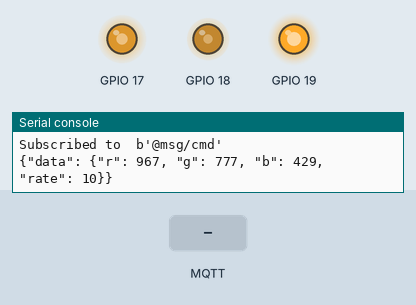
Bench run of a program on a simulated ESP32 board running MicroPython. On the bench: output pins drawn as LEDs (lit = HIGH), the last lines printed to the serial console. The inputs (shaded band) are chosen by the test bench. WiFi joins after 1.5 s; random numbers come from a fixed seed; no MQTT or app messages arrive unless stated.

Above: at 2.8 s.
2.9 s: MQTT message "@msg/cmd" arrives on the first subscribed topic
At 3.1 s:
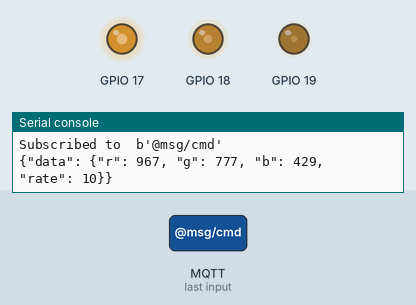
6.4 s: MQTT message "=" arrives on the first subscribed topic
At 6.6 s:
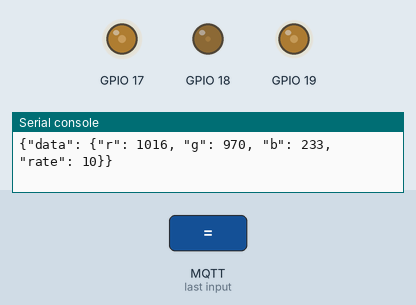
9.9 s: MQTT message "rate" arrives on the first subscribed topic
At 10.1 s:
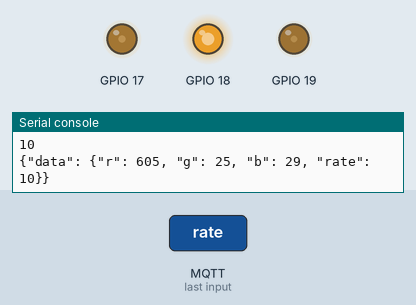
Timing chart, 0 to 50.8 s (numbered marks = the images above; inputs shaded):
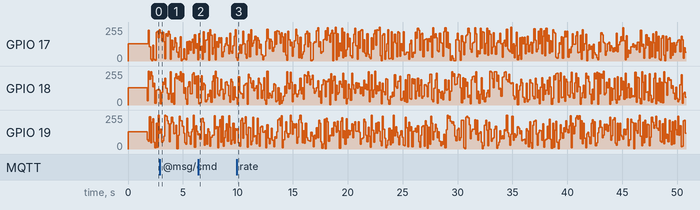

The program:

rgbfancy_netpie.py
```python
# rgbfancy_netpie.py
# dew.ninja Oct 2022
# OOP implementation of RGB LED on LAG3 board.
# add NETPIE functionality

import machine
import time
import random
from machine import Pin, PWM, Timer
import sys

PWMMAX = 1023

class RGB:
    def __init__(self,rpin,gpin,bpin):
        self.rled = PWM(Pin(rpin),freq=100)
        self.gled = PWM(Pin(gpin),freq=100)
        self.bled = PWM(Pin(bpin),freq=100)
        self.rval = 0
        self.gval = 0
        self.bval = 0

    def lid(self,rval,gval,bval):
        self.rval = rval
        self.gval = gval
        self.bval = bval
        self.rled.duty(self.rval)
        self.gled.duty(self.gval)
        self.bled.duty(self.bval)

class RGBfancy(RGB):
    def __init__(self,rpin,gpin,bpin,rate):
        super().__init__(rpin,gpin,bpin)
        self.rate = rate
        self.period = 1/rate
    def getperiod(self):
        return self.period
    def getrate(self):
        return self.rate
    def setrate(self,rate):
        self.rate = rate
        self.period = 1/rate
    def party(self):
        self.lid(random.randint(0, PWMMAX),random.randint(0, PWMMAX),random.randint(0, PWMMAX))

rgb = RGBfancy(19,18,17,10)

# --- added for iot development-----
from umqtt.robust import MQTTClient
import ujson
import network

wifi_ssid = ""  # Fill in  your wifi info
wifi_pwd = "7"
MQTT_BROKER = "broker.netpie.io"
MQTT_CLIENT = ""  # Fill in your NETPIE2020 data
MQTT_USER = ""
MQTT_PWD = ""
PUBLISH_PERIOD = 2000  # milliseconds
shadow_data = {'r': 0, 'g': 0, 'b': 0, 'rate': 0}
#time_current = 0  # variables to control publishing period
time_prev = 0 # variables to control publishing period
timer=Timer(1)

def wifi_connect():
    wlan = network.WLAN(network.STA_IF)
    wlan.active(True)
    if not wlan.isconnected():
        print('connecting to network...')
        wlan.connect(wifi_ssid, wifi_pwd)
        while not wlan.isconnected():
            pass
    #print('network config:', wlan.ifconfig())

def init_client():
    global client

    print("Trying to connect to mqtt broker.")

    try:
        client = MQTTClient(MQTT_CLIENT, MQTT_BROKER, port=1883, user=MQTT_USER,
                            password=MQTT_PWD)
        client.connect()
        print("Connected to ",MQTT_BROKER)
        topic_sub = b"@msg/cmd"
        print("Subscribed to ",topic_sub)

        client.set_callback(sub_cb)
        client.subscribe(topic_sub)

    except:
        print("Trouble to init mqtt.")


def sub_cb(topic, msg):
    print((topic, msg))
    if topic == b'@msg/cmd':
        rcvdstrs = str(msg).split("'") # get rid of b'
        rcvdstr = rcvdstrs[1]
        cmdInt(rcvdstr, rgb)

online = True
if online:
    wifi_connect()  # connect to WiFi network
    init_client()

# ----------command intepreter ---------
# helper function for cmdInt()
# separate command and parameter
# at "="
def splitCmd(userstr):
    result = userstr.find("=")
    if result == -1:
        noparm = 1
        cmdstr = userstr.strip()
        parmstr = '' # not used
    else:
        noparm = 0
        splitstr = userstr.split("=")
        cmdstr = splitstr[0].strip()
        parmstr = splitstr[1].strip()
    return cmdstr, parmstr, noparm


def cmdInt(userstr, rgb):
    cmdstr, parmstr, noparm = splitCmd(userstr)
    if cmdstr.lower() == "rate":
        if noparm==1:
            print(rgb.getrate())
        else:
            rate = float(parmstr)
            if rate > 10: # set maximum rate
                rate = 10
            elif rate < 0.1: # minimum rate
                rate = 0.1
            rgb.setrate(rate)
            period_ms = int(1000*rgb.getperiod())
            timer.init(period=period_ms, mode=Timer.PERIODIC,
                           callback=timer_isr)
    else:
        print("Invalid command")

prompt = True
def user_input():
    if prompt:
        sys.stdout.write('\nEnter command : ')
    user_str = sys.stdin.readline()
    newline_char = sys.stdin.readline()
    cmdInt(user_str,rgb)

def timer_isr(event):
    rgb.party()

period_ms = int(1000*rgb.getperiod())
timer.init(period=period_ms, mode=Timer.PERIODIC,
                           callback=timer_isr)

while True:
    if online:
        time_current = time.ticks_ms()
        publish_delta = time_current - time_prev
        if publish_delta>PUBLISH_PERIOD: # publish interval must be larger than PUBLISH_PERIOD
            time_prev = time_current
            client.check_msg()

            shadow_data['r'] = rgb.rval
            shadow_data['g'] = rgb.gval
            shadow_data['b'] = rgb.bval
            shadow_data['rate'] = rgb.getrate()

            publish_str = ujson.dumps({"data": shadow_data})
            print(publish_str)
            client.publish("@shadow/data/update", publish_str)
            # added in iot_controller4.py

    else:
        user_input()

client.disconnect()


        
```
